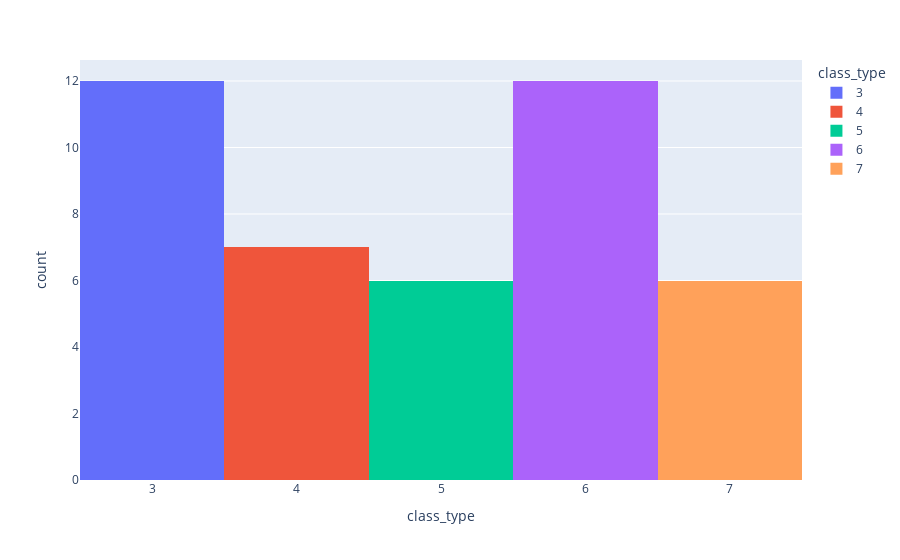

Notebook cell for this chart:
### Code cell
fig = px.histogram(data1 , x = 'class_type' , color='class_type')
fig.show()

### Figure 1 — Plotly figure (JSON) as saved in the notebook; plotly's stock layout.template omitted (floating-point values rounded to 4 significant figures)
{"data": [{"alignmentgroup": "True", "bingroup": "x", "hovertemplate": "class_type=%{x}<br>count=%{y}<extra></extra>", "legendgroup": "3", "marker": {"color": "#636efa", "pattern": {"shape": ""}}, "name": "3", "offsetgroup": "3", "orientation": "v", "showlegend": true, "type": "histogram", "x": [3, 3, 3, 3, 3, 3, 3, 3, 3, 3, 3, 3], "xaxis": "x", "yaxis": "y"}, {"alignmentgroup": "True", "bingroup": "x", "hovertemplate": "class_type=%{x}<br>count=%{y}<extra></extra>", "legendgroup": "4", "marker": {"color": "#EF553B", "pattern": {"shape": ""}}, "name": "4", "offsetgroup": "4", "orientation": "v", "showlegend": true, "type": "histogram", "x": [4, 4, 4, 4, 4, 4, 4], "xaxis": "x", "yaxis": "y"}, {"alignmentgroup": "True", "bingroup": "x", "hovertemplate": "class_type=%{x}<br>count=%{y}<extra></extra>", "legendgroup": "5", "marker": {"color": "#00cc96", "pattern": {"shape": ""}}, "name": "5", "offsetgroup": "5", "orientation": "v", "showlegend": true, "type": "histogram", "x": [5, 5, 5, 5, 5, 5], "xaxis": "x", "yaxis": "y"}, {"alignmentgroup": "True", "bingroup": "x", "hovertemplate": "class_type=%{x}<br>count=%{y}<extra></extra>", "legendgroup": "6", "marker": {"color": "#ab63fa", "pattern": {"shape": ""}}, "name": "6", "offsetgroup": "6", "orientation": "v", "showlegend": true, "type": "histogram", "x": [6, 6, 6, 6, 6, 6, 6, 6, 6, 6, 6, 6], "xaxis": "x", "yaxis": "y"}, {"alignmentgroup": "True", "bingroup": "x", "hovertemplate": "class_type=%{x}<br>count=%{y}<extra></extra>", "legendgroup": "7", "marker": {"color": "#FFA15A", "pattern": {"shape": ""}}, "name": "7", "offsetgroup": "7", "orientation": "v", "showlegend": true, "type": "histogram", "x": [7, 7, 7, 7, 7, 7], "xaxis": "x", "yaxis": "y"}], "layout": {"barmode": "relative", "legend": {"title": {"text": "class_type"}, "tracegroupgap": 0}, "margin": {"t": 60}, "xaxis": {"anchor": "y", "categoryarray": [3, 4, 5, 6, 7], "categoryorder": "array", "domain": [0, 1], "title": {"text": "class_type"}}, "yaxis": {"anchor": "x", "domain": [0, 1], "title": {"text": "count"}}}}
